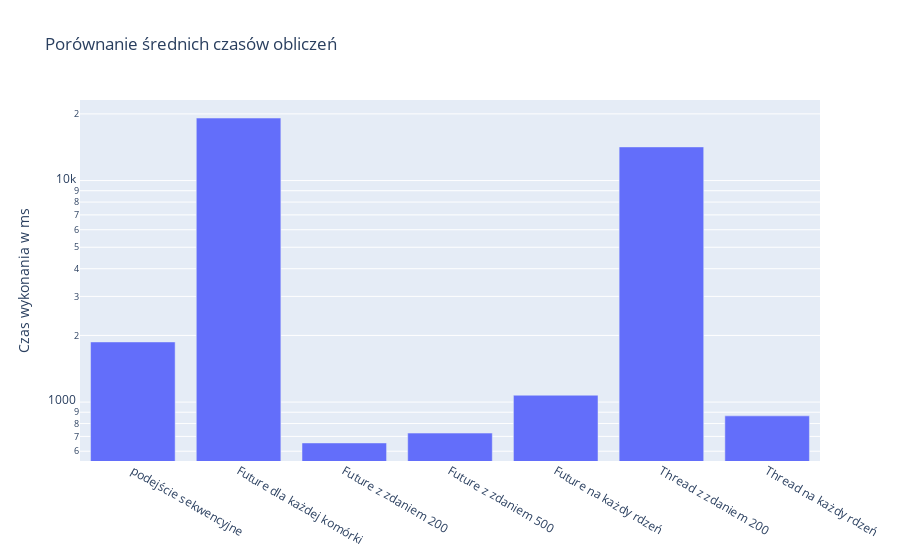

The notebook cell this image was saved under:
### Code cell
y = [    
    seq_mean_ms,
    future_for_each_cell_mean_ms,
    fix_chunk_200_mean_ms,
    fix_chunk_500_mean_ms,
    one_future_per_core_mean_ms,
    thread_fix_chunk_200_mean_ms,
    one_thread_per_core_mean_ms,
]

x = [
    'podejście sekwencyjne',
    'Future dla każdej komórki',
    'Future z zdaniem 200',
    'Future z zdaniem 500',
    'Future na każdy rdzeń',
    'Thread z zdaniem 200',
    'Thread na każdy rdzeń',
]

fig = go.Figure([go.Bar(x=x, y=y)])
fig.update_layout(yaxis_type="log")
fig.update_yaxes(title='Czas wykonania w ms')
fig.update_layout(title='Porównanie średnich czasów obliczeń')
fig.show()
fig.write_image("images/Result_comparasion.png", scale=3)

### Figure 1 — Plotly figure (JSON) as saved in the notebook; plotly's stock layout.template omitted (floating-point values rounded to 4 significant figures)
{"data": [{"type": "bar", "x": ["podejście sekwencyjne", "Future dla każdej komórki", "Future z zdaniem 200", "Future z zdaniem 500", "Future na każdy rdzeń", "Thread z zdaniem 200", "Thread na każdy rdzeń"], "y": [1869.0, 19160.0, 653.9, 724.6, 1074.0, 14190.0, 866.5]}], "layout": {"title": {"text": "Porównanie średnich czasów obliczeń"}, "yaxis": {"title": {"text": "Czas wykonania w ms"}, "type": "log"}}}
